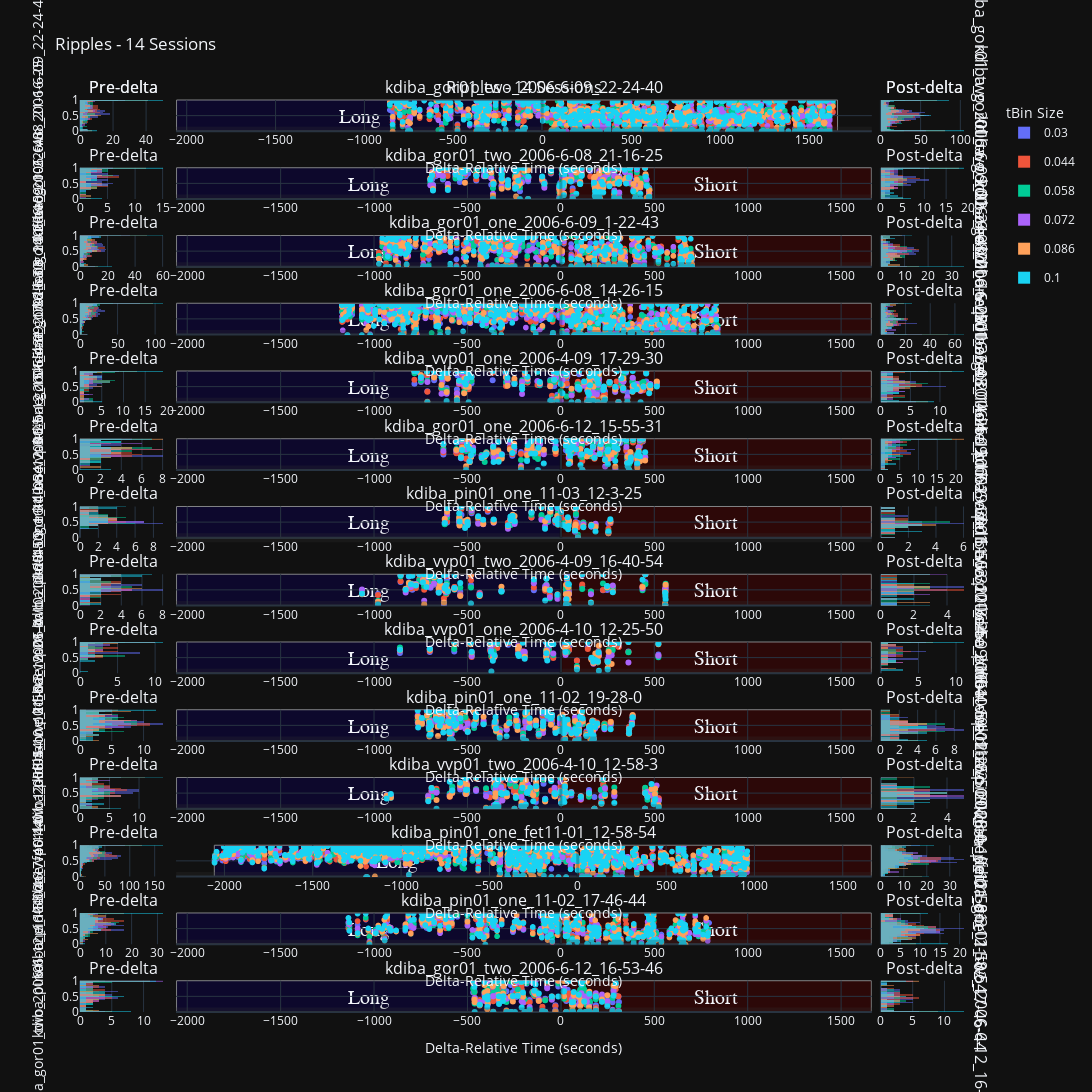

Notebook cell for this chart:
### Markdown cell above
# Plotting functions

### Code cell
from pyphoplacecellanalysis.General.Model.Configs.LongShortDisplayConfig import PlottingHelpers
from pyphoplacecellanalysis.SpecificResults.PendingNotebookCode import plot_across_sessions_scatter_results

# Example usage:
all_session_figures = plot_across_sessions_scatter_results(collected_outputs_directory, concatenated_laps_df=all_sessions_laps_df, concatenated_ripple_df=all_sessions_ripple_df,
														#    enabled_time_bin_sizes=[0.03, 0.10],
														   earliest_delta_aligned_t_start=earliest_delta_aligned_t_start, latest_delta_aligned_t_end=latest_delta_aligned_t_end,
														   laps_title_prefix=f"Laps", ripple_title_prefix=f"Ripples", save_figures=True, figure_save_extension=['.html','.png'])
fig_laps, fig_ripples = all_session_figures[0]


# fig_laps.show()
fig_ripples.show()
# fig_laps.write_html(f"../output/{TODAY_DAY_DATE}_AcrossSession_fig_laps.html")
# fig_ripples.write_html(f"../output/{TODAY_DAY_DATE}_AcrossSession_fig_ripples.html")
